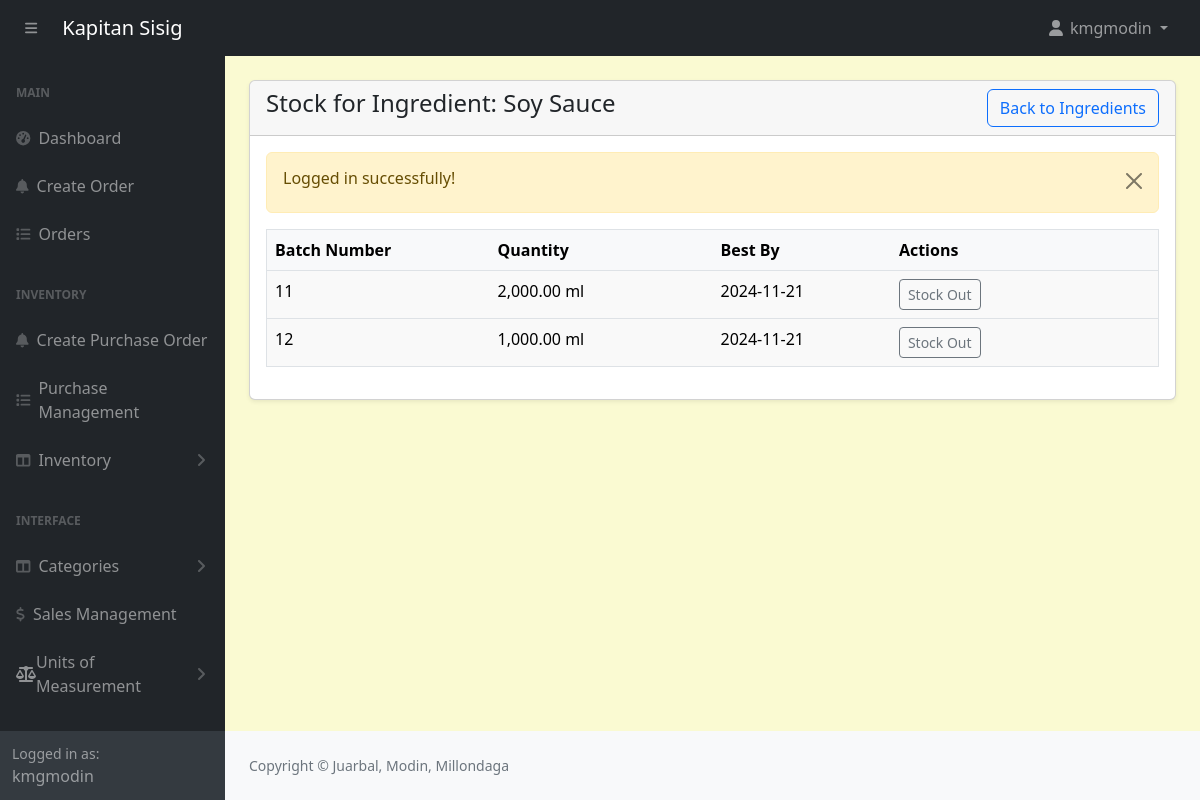
The page /admin/ingredients-stock.php?id=6 (signed in) on the database its author committed.
### tables this page shows
CREATE TABLE `ingredients` (
  `id` int(11) NOT NULL,
  `name` varchar(191) NOT NULL,
  `unit_id` int(11) NOT NULL,
  `category` varchar(191) NOT NULL,
  `quantity` decimal(10,2) NOT NULL,
  `reorder_point` decimal(10,2) NOT NULL
);

CREATE TABLE `stockin_ingredients` (
  `id` int(11) NOT NULL,
  `stockin_id` int(11) NOT NULL,
  `ingredient_id` int(11) NOT NULL,
  `quantity` decimal(10,2) NOT NULL,
  `totalQuantity` decimal(10,2) NOT NULL,
  `unit_id` int(11) NOT NULL,
  `totalPrice` int(11) NOT NULL,
  `expiryDate` date DEFAULT NULL
);

CREATE TABLE `units_of_measure` (
  `id` int(11) NOT NULL,
  `category_id` int(11) DEFAULT NULL,
  `uom_name` varchar(255) DEFAULT NULL,
  `type` enum('reference','bigger','smaller') DEFAULT NULL,
  `ratio` decimal(10,5) DEFAULT NULL,
  `active` tinyint(1) DEFAULT 1,
  `rounding_precision` decimal(10,5) DEFAULT NULL
);

### admin/ingredients-stock.php (the view, shortened to what this page needs)
<?php
include('includes/header.php');
$ingredientId = isset($_GET['id']) ? intval($_GET['id']) : 0;
if ($ingredientId > 0) {
    $ingredientQuery = "SELECT ingredients.*, units_of_measure.uom_name AS unit_name
                        FROM ingredients
                        LEFT JOIN units_of_measure ON ingredients.unit_id = units_of_measure.id
                        WHERE ingredients.id = $ingredientId";
    $ingredientResult = mysqli_query($conn, $ingredientQuery);
    $ingredient = mysqli_fetch_assoc($ingredientResult);
    if ($ingredient) {
        $stockQuery = "SELECT si.*, uom.uom_name AS unit_name, uom.ratio AS unit_ratio
                       FROM stockin_ingredients si
                       JOIN units_of_measure uom ON uom.id = si.unit_id
                       WHERE si.ingredient_id = $ingredientId AND si.quantity > 0";
        $stockResult = mysqli_query($conn, $stockQuery);
    }
}
?>
<div class="container-fluid px-4 pb-4">
    <div class="card mt-4 shadow-sm">
        <div class="card-header">
            <h4 class="mb-0">
                Stock for Ingredient: <?php echo htmlspecialchars($ingredient['name']); ?>
                <a href="ingredients-view.php" class="btn btn-outline-primary float-end">Back to Ingredients</a>
            </h4>
        </div>
        <div class="card-body">
            <table class="table" style="width: 100%; margin-bottom: 1rem; color: #000; border: 1px solid #dee2e6;">
                <thead>
                    <tr style="background-color: #f8f9fa; color: #000;">
                        <th>Batch Number</th>
                        <th>Quantity</th>
                        <th>Best By</th>
                        <th>Actions</th>
                    </tr>
                </thead>
                <tbody>
                    <?php
                    if (mysqli_num_rows($stockResult) > 0) {
                        while ($stock = mysqli_fetch_assoc($stockResult)) :
                    ?>
                        <tr style="background-color: #f9f9f9; border: 1px solid #dee2e6;">
                            <td width="25%"><?php echo htmlspecialchars($stock['stockin_id']); ?></td>
                            <td width="25%">
                                <?php echo number_format($stock['quantity'] * $stock['unit_ratio'], 2); ?>
                                <?php echo htmlspecialchars($ingredient['unit_name']); ?>
                            </td>
                            <td width="20%"><?php echo htmlspecialchars($stock['expiryDate']); ?></td>
                            <td width="30%">
                                <a href="ingredients-stock-out.php?stockin_id=<?php echo $stock['stockin_id']; ?>&ingredient_id=<?php echo $ingredientId; ?>"
                                   class="btn btn-outline-secondary btn-sm">Stock Out</a>
                            </td>
                        </tr>
                    <?php
                        endwhile;
                    } else {
                        echo "<tr><td colspan='4'>No stock information available.</td></tr>";
                    }
                    ?>
                </tbody>
            </table>
        </div>
    </div>
</div>
<?php include('includes/footer.php'); ?>

### admin/assets/css/custom.css (style rules this page uses)
body { margin: 0; font-family: system-ui, -apple-system, "Segoe UI", Roboto, "Helvetica Neue", "Noto Sans", "Liberation Sans", Arial, sans-serif; font-size: 1rem; font-weight: 400; line-height: 1.5; color: #212529; text-align: left; background-color: #FAFAD2; -webkit-text-size-adjust: 100%; -webkit-tap-highlight-color: rgba(0, 0, 0, 0); }

### rows shown on the page
ingredients: name "Soy Sauce"
stockin_ingredients: stockin "11", $stock['quantity']*$stock['unit_ratio'] "2,000.00", expiryDate "2024-11-21"
units_of_measure: uom_name "ml"
stockin_ingredients: stockin "12", $stock['quantity']*$stock['unit_ratio'] "1,000.00", expiryDate "2024-11-21"

### other values the page prints
$_SESSION['loggedInUser']['username'] "kmgmodin"
$_SESSION['message'] "Logged in successfully!"
